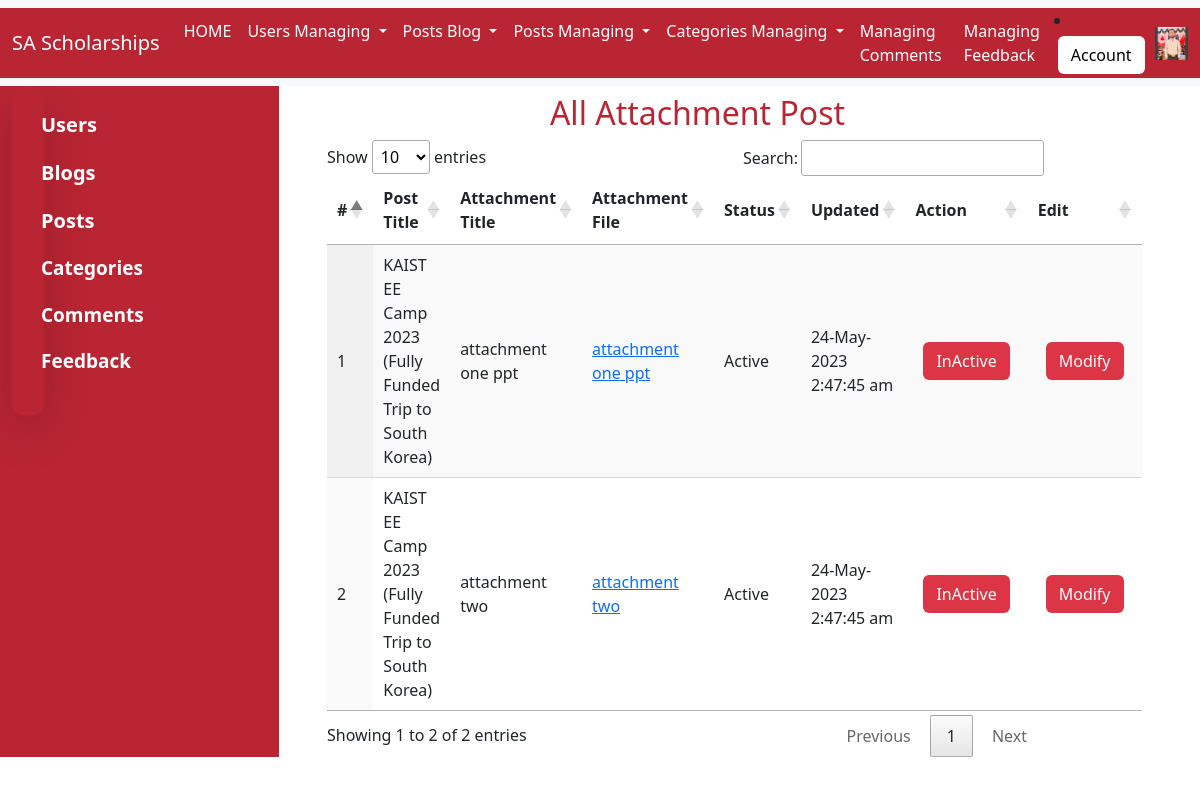
Page /admin/view-all-posts-attachments.php?action=view_post&post_id=18 (signed in) on the committed database.
### tables this page shows
CREATE TABLE `user` (
  `user_id` int(11) NOT NULL AUTO_INCREMENT,
  `role_id` int(11) DEFAULT NULL,
  `first_name` varchar(50) NOT NULL,
  `last_name` varchar(50) NOT NULL,
  `email` varchar(50) DEFAULT NULL,
  `password` text NOT NULL,
  `gender` enum('Male','Female') DEFAULT NULL,
  `date_of_birth` date DEFAULT NULL,
  `user_image` text DEFAULT NULL,
  `address` text DEFAULT NULL,
  `is_approved` enum('Pending','Approved','Rejected') DEFAULT 'Pending',
  `is_active` enum('Active','InActive') DEFAULT NULL,
  `created_at` varchar(200) DEFAULT NULL,
  `updated_at` varchar(200) DEFAULT 'current_timestamp()',
  PRIMARY KEY (`user_id`),
  KEY `role_id` (`role_id`),
  CONSTRAINT `user_ibfk_1` FOREIGN KEY (`role_id`) REFERENCES `role` (`role_id`) ON DELETE CASCADE ON UPDATE CASCADE
);

CREATE TABLE `post` (
  `post_id` int(11) NOT NULL AUTO_INCREMENT,
  `blog_id` int(11) DEFAULT NULL,
  `post_title` varchar(200) NOT NULL,
  `post_summary` text NOT NULL,
  `post_description` longtext NOT NULL,
  `featured_image` text DEFAULT NULL,
  `post_status` enum('Active','InActive') DEFAULT NULL,
  `is_comment_allowed` tinyint(1) NOT NULL DEFAULT 1,
  `created_at` timestamp NOT NULL DEFAULT current_timestamp() ON UPDATE current_timestamp(),
  `updated_at` timestamp NULL DEFAULT NULL,
  PRIMARY KEY (`post_id`),
  KEY `blog_id` (`blog_id`),
  CONSTRAINT `post_ibfk_1` FOREIGN KEY (`blog_id`) REFERENCES `blog` (`blog_id`) ON DELETE CASCADE ON UPDATE CASCADE
);

CREATE TABLE `post_atachment` (
  `post_atachment_id` int(11) NOT NULL AUTO_INCREMENT,
  `post_id` int(11) DEFAULT NULL,
  `post_attachment_title` varchar(200) DEFAULT NULL,
  `post_attachment_path` text DEFAULT NULL,
  `is_active` enum('Active','InActive') DEFAULT NULL,
  `created_at` timestamp NOT NULL DEFAULT current_timestamp(),
  `updated_at` timestamp NOT NULL DEFAULT current_timestamp() ON UPDATE current_timestamp(),
  PRIMARY KEY (`post_atachment_id`),
  KEY `fk1` (`post_id`),
  CONSTRAINT `fk1` FOREIGN KEY (`post_id`) REFERENCES `post` (`post_id`) ON DELETE CASCADE ON UPDATE CASCADE
);

### admin/session.php (called while the page is built, shortened)
<?php
	require_once '../connection/connection.php';
				if (isset($_SESSION['session_user_id'])) {
					$query_login_user = "SELECT * FROM USER WHERE user_id='".$_SESSION['session_user_id']."'";
					$res_of_cheack_user = mysqli_query($connection, $query_login_user);
					if($res_of_cheack_user->num_rows>0){
					$login_user_data = mysqli_fetch_assoc($res_of_cheack_user);
					}
				}
 ?>

### admin/Table Data/all-posts-attachments.php (the view, shortened to what this page needs)
<?php
        if (isset($_REQUEST['action']) && $_REQUEST['action']=="view_post") {
           $select_all_attachments="SELECT user.user_id, post.`post_id`, post.`post_title`, `post_atachment`.`post_atachment_id`,  `post_atachment`.`post_attachment_title`,`post_atachment`.`post_attachment_path`,`post_atachment`.`is_active`,`post_atachment`.`updated_at`, `post_atachment`.`created_at`  FROM `user` INNER JOIN `blog` ON `user`.`user_id`=`blog`.`user_id` INNER JOIN `post` ON `post`.`blog_id`= `blog`.`blog_id`  INNER JOIN `post_atachment` ON `post_atachment`.`post_id`=`post`.`post_id` WHERE `post`.`post_id`=".$_REQUEST['post_id'];
           $result_all_attachments = mysqli_query($connection, $select_all_attachments);
        }
 ?>
<!DOCTYPE html>
<html>
<head>
</head>
<body>
    <table id="all-post" class="display" style="width:100%">
        <thead>
            <tr>
                <th>#</th>
                <th>Post Title</th>
                <th>Attachment Title</th>
                <th>Attachment File</th>
                <th>Status</th>
                <th>Updated</th>
                <th>Action</th>
                <th>Edit</th>
            </tr>
        </thead>
        <tbody>
            <?php
                    if($result_all_attachments->num_rows>0){
                    $count=0;
                    while ($attachment_data = mysqli_fetch_assoc($result_all_attachments)) {
                          extract($attachment_data);
                     ?>
                <tr>
                    <td><?php echo ++$count; ?></td>
                    <td><?php echo $attachment_data['post_title']; ?></td>
                    <td><?php echo $attachment_data['post_attachment_title'] ?></td>
                    <td> <a href="../<?php echo $attachment_data['post_attachment_path'] ?>" download><?php echo $attachment_data['post_attachment_title'] ?></a></td>
                    <td><?php echo $attachment_data['is_active'] ?></td>
                    <td><?php echo $time_new_design = date("j-M-Y g:i:s a",strtotime("$updated_at")); ?></td>
                    <?php
                     if ($user_id==$login_user_data['user_id']) {
                    if ($is_active=="InActive") { ?>
                    <td><a  href="post-process.php?location=view-all-posts-attachments.php&action=active_attachment&post_atachment_id=<?php echo $post_atachment_id."&post_id=".$post_id ?>" class="btn m-2  bg-success" >Active</a> </td>
                    <?php
                    }else{ ?>
                    <td><a  href="post-process.php?location=view-all-posts-attachments.php&action=inactive_attachment&post_atachment_id=<?php echo $post_atachment_id."&post_id=".$post_id ?>" class="btn m-2 bg-danger" >InActive</a> </td>
                    <?php }
                }else{ ?>
                    <td><a  class="btn m-2 btn m-2 bg-info" >View Only</a> </td>
                    <?php }
                    if ($user_id==$login_user_data['user_id']) { ?>
                        <td><a  href="post_attachment-edit.php?&action=modify__attachment&post_atachment_id=<?php echo $post_atachment_id."&post_id=".$post_id ?>" class="btn m-2 bg-danger" >Modify</a> </td>
                    <?php
                    }else{ ?>
                        <td><a  class="btn m-2 btn m-2 bg-info" >View Only</a> </td>
                    <?php } ?>
                </tr>
                <?php }
                    }
            ?>
        </tbody>
    </table>
</body>
</html>

### admin/navbar.php (shortened to what this page needs)
  			<nav class="navbar navbar-expand-lg bg-body-tertiary " >
  <div class="container-fluid" id="navbar">
    <a class="navbar-brand" href="../index.php">SA Scholarships</a>
    <div class="collapse navbar-collapse" id="navbarSupportedContent">
      <ul class="navbar-nav me-auto mb-2 mb-lg-0">
        <li class="nav-item">
          <a class="nav-link active" aria-current="page"id="navbar_tabs" href="index.php">HOME</a>
        </li>
        <li class="nav-item dropdown">
          <a class="nav-link dropdown-toggle" href="#" role="button" data-bs-toggle="dropdown" aria-expanded="false">
            Users Managing
          </a>
        </li>
        <li class="nav-item dropdown">
          <a class="nav-link dropdown-toggle" href="#" role="button" data-bs-toggle="dropdown" aria-expanded="false">
            Posts Blog
          </a>
        </li>
        <li class="nav-item dropdown">
          <a class="nav-link dropdown-toggle" href="#" role="button" data-bs-toggle="dropdown" aria-expanded="false">
            Posts Managing
          </a>
        </li>
         <li class="nav-item dropdown">
          <a class="nav-link dropdown-toggle" href="#" role="button" data-bs-toggle="dropdown" aria-expanded="false">
            Categories Managing
          </a>
        </li>
        <li class="nav-item">
          <a class="nav-link" href="view-all-comments.php">Managing Comments</a>
        </li>
         <li class="nav-item">
          <a class="nav-link" href="view-all-feedback.php">Managing Feedback</a>
        </li>
      </ul>
			<li class="nav-item dropdown">
	          <a class="btn m-1" role="button" data-bs-toggle="dropdown" aria-expanded="false" style="background-color: white; color: black; ">Account</a>
	        </li>
	        <img class="" src=" <?php echo "../".$login_user_data['user_image']; ?>" style="width: 33px; height: 33px;">
    </div>
  </div>
</nav>

### admin/view-all-posts-attachments.php (style rules this page uses)
.navbar-brand, .nav-link { color: white; }
#navbar { background-color: #B92533; }
#navbar_tabs { color: white; }

### admin/Table Data/all-posts-attachments.php (style rules this page uses)
a[href*="action"] { color: white; }

### rows in the picture
user: user_image (picture), post.post_title "KAIST EE Camp 2023 (Fully Funded Trip to South Korea)", post_atachment.post_attachment_title "attachment one ppt", post_atachment.is_active "Active", post_atachment.updated_at "24-May-2023 2:47:45 am", post_atachment.post_attachment_title "attachment two"
